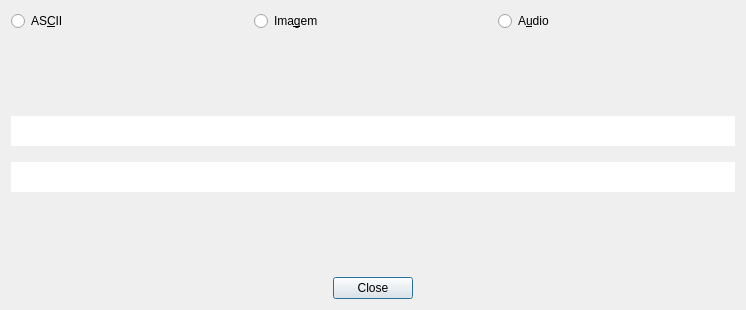
<?xml version="1.0" encoding="UTF-8"?>
<ui version="4.0">
 <class>Dialog</class>
 <widget class="QDialog" name="Dialog">
  <property name="geometry">
   <rect>
    <x>0</x>
    <y>0</y>
    <width>746</width>
    <height>310</height>
   </rect>
  </property>
  <property name="windowTitle">
   <string>Receptor</string>
  </property>
  <layout class="QGridLayout" name="gridLayout">
   <item row="1" column="0">
    <layout class="QVBoxLayout" name="verticalLayout">
     <item>
      <layout class="QHBoxLayout" name="horizontalLayout_2">
       <item>
        <widget class="QRadioButton" name="radioButton1">
         <property name="text">
          <string>AS&amp;CII</string>
         </property>
        </widget>
       </item>
       <item>
        <widget class="QRadioButton" name="radioButton2">
         <property name="text">
          <string>Ima&amp;gem</string>
         </property>
        </widget>
       </item>
       <item>
        <widget class="QRadioButton" name="radioButton3">
         <property name="text">
          <string>A&amp;udio</string>
         </property>
        </widget>
       </item>
      </layout>
     </item>
     <item>
      <spacer name="verticalSpacer_2">
       <property name="orientation">
        <enum>Qt::Vertical</enum>
       </property>
       <property name="sizeHint" stdset="0">
        <size>
         <width>20</width>
         <height>20</height>
        </size>
       </property>
      </spacer>
     </item>
     <item>
      <widget class="QLabel" name="label1">
       <property name="sizePolicy">
        <sizepolicy hsizetype="Expanding" vsizetype="Preferred">
         <horstretch>0</horstretch>
         <verstretch>0</verstretch>
        </sizepolicy>
       </property>
       <property name="minimumSize">
        <size>
         <width>0</width>
         <height>30</height>
        </size>
       </property>
       <property name="styleSheet">
        <string notr="true">background-color: rgb(255, 255, 255);</string>
       </property>
       <property name="text">
        <string/>
       </property>
      </widget>
     </item>
     <item>
      <spacer name="verticalSpacer_3">
       <property name="orientation">
        <enum>Qt::Vertical</enum>
       </property>
       <property name="sizeType">
        <enum>QSizePolicy::Fixed</enum>
       </property>
       <property name="sizeHint" stdset="0">
        <size>
         <width>20</width>
         <height>10</height>
        </size>
       </property>
      </spacer>
     </item>
     <item>
      <widget class="QLabel" name="label2">
       <property name="sizePolicy">
        <sizepolicy hsizetype="Expanding" vsizetype="Preferred">
         <horstretch>0</horstretch>
         <verstretch>0</verstretch>
        </sizepolicy>
       </property>
       <property name="minimumSize">
        <size>
         <width>0</width>
         <height>30</height>
        </size>
       </property>
       <property name="styleSheet">
        <string notr="true">background-color: rgb(255, 255, 255);</string>
       </property>
       <property name="text">
        <string/>
       </property>
       <property name="alignment">
        <set>Qt::AlignCenter</set>
       </property>
      </widget>
     </item>
     <item>
      <spacer name="verticalSpacer">
       <property name="orientation">
        <enum>Qt::Vertical</enum>
       </property>
       <property name="sizeHint" stdset="0">
        <size>
         <width>20</width>
         <height>40</height>
        </size>
       </property>
      </spacer>
     </item>
     <item>
      <layout class="QHBoxLayout" name="horizontalLayout">
       <item>
        <widget class="QDialogButtonBox" name="buttonBox">
         <property name="sizePolicy">
          <sizepolicy hsizetype="Fixed" vsizetype="Fixed">
           <horstretch>0</horstretch>
           <verstretch>0</verstretch>
          </sizepolicy>
         </property>
         <property name="orientation">
          <enum>Qt::Horizontal</enum>
         </property>
         <property name="standardButtons">
          <set>QDialogButtonBox::Close</set>
         </property>
        </widget>
       </item>
      </layout>
     </item>
    </layout>
   </item>
  </layout>
 </widget>
 <resources/>
 <connections>
  <connection>
   <sender>buttonBox</sender>
   <signal>accepted()</signal>
   <receiver>Dialog</receiver>
   <slot>accept()</slot>
   <hints>
    <hint type="sourcelabel">
     <x>248</x>
     <y>254</y>
    </hint>
    <hint type="destinationlabel">
     <x>157</x>
     <y>274</y>
    </hint>
   </hints>
  </connection>
  <connection>
   <sender>buttonBox</sender>
   <signal>rejected()</signal>
   <receiver>Dialog</receiver>
   <slot>reject()</slot>
   <hints>
    <hint type="sourcelabel">
     <x>316</x>
     <y>260</y>
    </hint>
    <hint type="destinationlabel">
     <x>286</x>
     <y>274</y>
    </hint>
   </hints>
  </connection>
 </connections>
</ui>
